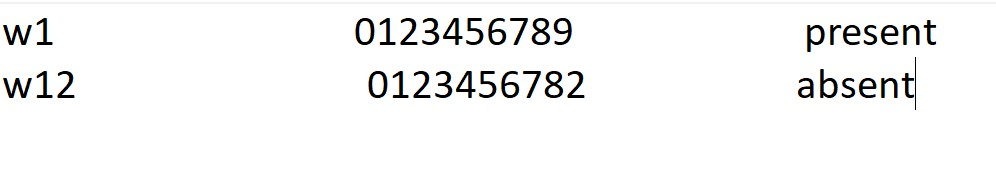
#> input picture backend/construction/construct_user/attendance/c1.jpg, 996 x 176 px
$ python -i aadhar_OCR.py   (imports and definitions only)   (older library calls are emulated)
#> lines starting #> are read from the running program, lines starting #| are printed output that depends on the picture
import cv2
import numpy as np
import pytesseract
import re

pytesseract.pytesseract.tesseract_cmd = r'C:\Program Files\Tesseract-OCR\tesseract.exe'

pytesseract.pytesseract.tesseract_cmd = r'C:\Program Files (x86)\Tesseract-OCR\tesseract.exe'

# img3 = cv2.imread('image.jpg')   #any picture

def mfun(path):
#> called with path = 'attendance/c1.jpg'
    img3 = cv2.imread(path)
#> img3 is the input picture: shape (176, 996, 3); mean B, G, R 244.7, 244.8, 244.7
    print(img3.shape)
#| (176, 996, 3)

    # removing shadow/noise from image which can be taken from phone camera

    rgb_planes = cv2.split(img3)
    result_planes = []
    result_norm_planes = []
    for plane in rgb_planes:
        dilated_img = cv2.dilate(plane, np.ones((10, 10), np.uint8))        #change the value of (10,10) to see different results
        bg_img = cv2.medianBlur(dilated_img, 21)
        diff_img = 255 - cv2.absdiff(plane, bg_img)
        norm_img = cv2.normalize(diff_img, None, alpha=0, beta=250, norm_type=cv2.NORM_MINMAX,
                                                    dtype=cv2.CV_8UC1)
        result_planes.append(diff_img)
        result_norm_planes.append(norm_img)
#> this loop made 3 passes
#> pass 1, in mfun, `diff_img = 255 - cv2.absdiff(plane, bg_img)`:
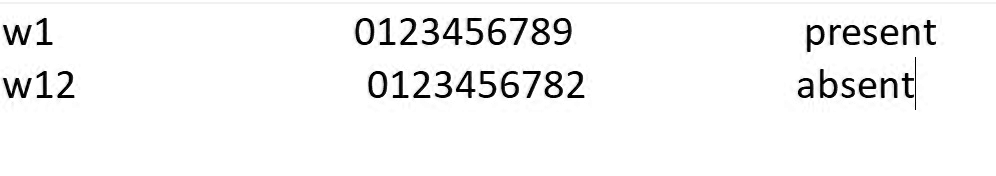
#> diff_img: shape (176, 996); min 0, max 255, mean 244.7
#> after the loop:
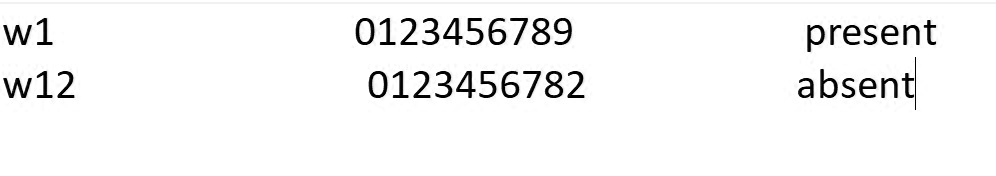
#> diff_img: shape (176, 996); min 0, max 255, mean 244.7
#> after the loop, result_norm_planes = 3 items; result_planes = 3 items

    result = cv2.merge(result_planes)
    result_norm = cv2.merge(result_norm_planes)
    dst = cv2.fastNlMeansDenoisingColored(result_norm, None, 10, 10, 7, 11)             # removing noise from image

#> (the run stopped early here; a loop or call above may not have finished)
